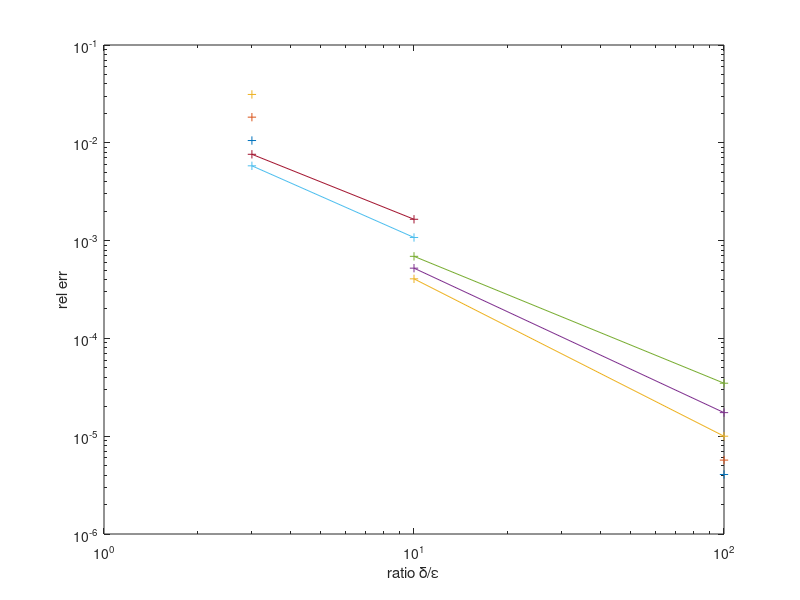

This figure's MATLAB source: (Note: this script raises an error after producing the figure.)
% read Dhairya data comparing SBT to convergent BIE for mutual grad of two
% tori.
% Barnett 3/22/23

close
f=fopen('output/mutual_drag_tori_Dhairya_err.dat');   % paste from email
a = textscan(f,'%f %f %f %f %f','commentstyle','#');
eps=a{1}; delta=a{2};
FSBT=a{3}; FBIE=a{4};      % z-cmpts of F1 vector mutual drag
fclose(f);

relerr = abs((FSBT-FBIE)./FBIE);
ratio = delta./eps;
figure;     % ............. plot relerr vs ratio, grouped by eps
eu = unique(eps)';  % has to be row vec for loop to work
for e=eu, j=find(eps==e);
  if ~isempty(j)
    loglog(ratio(j),relerr(j),'+-'); hold on;
  end
end
xlabel('ratio \delta/\epsilon');
ylabel('rel err');
legnum(eu,[],'\epsilon = ');



